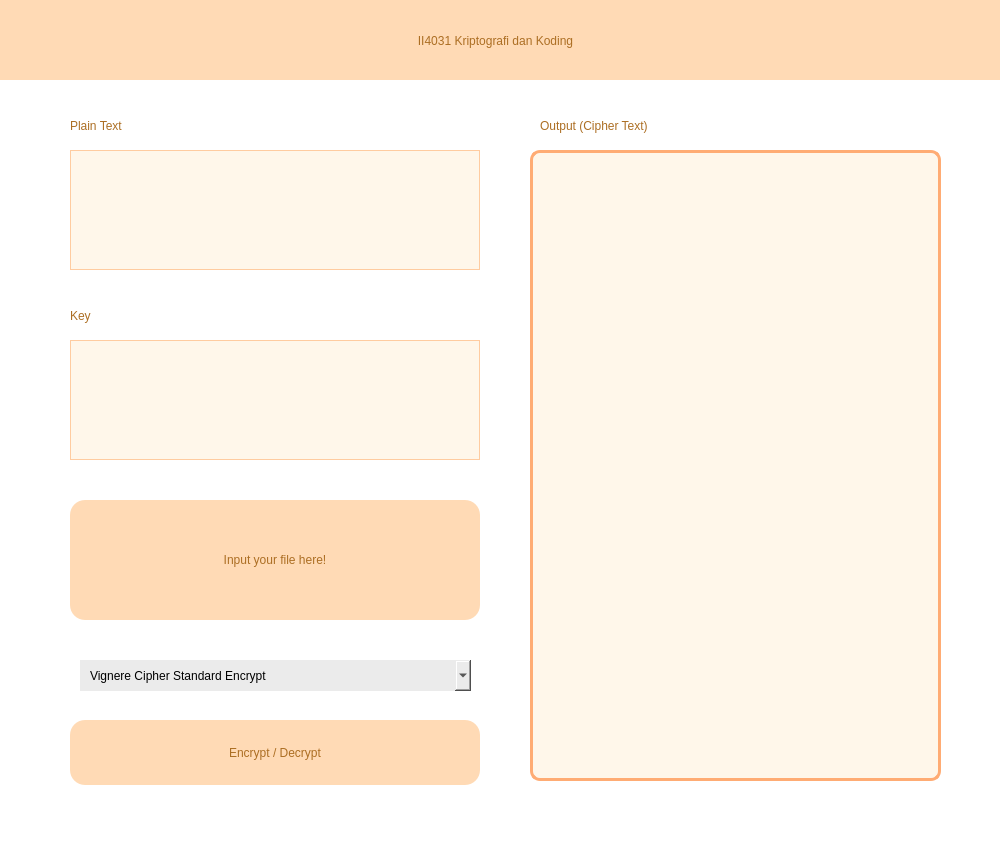
<?xml version="1.0" encoding="UTF-8"?>
<ui version="4.0">
 <class>MainWindow</class>
 <widget class="QMainWindow" name="MainWindow">
  <property name="geometry">
   <rect>
    <x>0</x>
    <y>0</y>
    <width>1000</width>
    <height>850</height>
   </rect>
  </property>
  <property name="windowTitle">
   <string>MainWindow</string>
  </property>
  <property name="styleSheet">
   <string notr="true">background-color: #ffffff</string>
  </property>
  <widget class="QWidget" name="centralwidget">
   <widget class="QPlainTextEdit" name="outputTextArea">
    <property name="geometry">
     <rect>
      <x>530</x>
      <y>150</y>
      <width>411</width>
      <height>631</height>
     </rect>
    </property>
    <property name="styleSheet">
     <string notr="true">QPlainTextEdit{
	border: 3px solid #ffac74;
	border-radius: 10px; 
	color: #ac6e23;
	background-color: #fff7ea;
	padding-left: 5px;
	font: 14pt &quot;MS Shell Dlg 2&quot;;
}
</string>
    </property>
    <property name="plainText">
     <string/>
    </property>
   </widget>
   <widget class="QLabel" name="label_3">
    <property name="geometry">
     <rect>
      <x>540</x>
      <y>110</y>
      <width>251</width>
      <height>31</height>
     </rect>
    </property>
    <property name="styleSheet">
     <string notr="true">color: #ac6e23;
font: 550 14pt &quot;MS Shell Dlg 2&quot;;</string>
    </property>
    <property name="text">
     <string>Output (Cipher Text)</string>
    </property>
   </widget>
   <widget class="QWidget" name="widget" native="true">
    <property name="geometry">
     <rect>
      <x>0</x>
      <y>0</y>
      <width>1000</width>
      <height>80</height>
     </rect>
    </property>
    <property name="styleSheet">
     <string notr="true">QWidget{
	background-color: #ffdab5;
}
</string>
    </property>
    <widget class="QLabel" name="label">
     <property name="geometry">
      <rect>
       <x>280</x>
       <y>20</y>
       <width>431</width>
       <height>41</height>
      </rect>
     </property>
     <property name="styleSheet">
      <string notr="true">color: #ac6e23;
font: 500 18pt &quot;MS Shell Dlg 2&quot;;</string>
     </property>
     <property name="text">
      <string>II4031 Kriptografi dan Koding</string>
     </property>
     <property name="alignment">
      <set>Qt::AlignCenter</set>
     </property>
    </widget>
   </widget>
   <widget class="QPlainTextEdit" name="textInput">
    <property name="geometry">
     <rect>
      <x>70</x>
      <y>150</y>
      <width>410</width>
      <height>120</height>
     </rect>
    </property>
    <property name="styleSheet">
     <string notr="true">QPlainTextEdit{
	font: 10pt &quot;MS Shell Dlg 2&quot;;
	border: 1px solid #ffcca0;
	color: #ac6e23;
	background-color: #fff7ea;
	padding: 10px;
}

QPlainTextEdit:hover {
	border: 3px solid #ffac74;
}
</string>
    </property>
    <property name="plainText">
     <string/>
    </property>
   </widget>
   <widget class="QPushButton" name="inputBut">
    <property name="geometry">
     <rect>
      <x>70</x>
      <y>500</y>
      <width>410</width>
      <height>120</height>
     </rect>
    </property>
    <property name="autoFillBackground">
     <bool>false</bool>
    </property>
    <property name="styleSheet">
     <string notr="true">QPushButton {
	font: 500 20pt &quot;MS Shell Dlg 2&quot;;
	border: #ac6e23;
	border-left 2px solid transparent;
	border-radius: 15px; 
	background-color: #ffdab5;
	color: #ac6e23;
}

QPushButton:hover {
	background-color: #ffac74;
}

QPushButton:pressed {
	background-color: #e69b69;
	color: #fff;
}
</string>
    </property>
    <property name="text">
     <string>Input your file here!</string>
    </property>
   </widget>
   <widget class="QComboBox" name="cipheroption">
    <property name="geometry">
     <rect>
      <x>80</x>
      <y>660</y>
      <width>391</width>
      <height>31</height>
     </rect>
    </property>
    <property name="styleSheet">
     <string notr="true">QComboBox{
	background-color: #ebebeb;
	font: 75 10pt &quot;MS Shell Dlg 2&quot;;
	padding-left: 10px;
	border: none;
}
</string>
    </property>
    <item>
     <property name="text">
      <string>Vignere Cipher Standard Encrypt</string>
     </property>
    </item>
    <item>
     <property name="text">
      <string>Vignere Cipher Standard Decrypt</string>
     </property>
    </item>
    <item>
     <property name="text">
      <string>Full Vignere Cipher Encrypt</string>
     </property>
    </item>
    <item>
     <property name="text">
      <string>Full Vignere Cipher Decrypt</string>
     </property>
    </item>
    <item>
     <property name="text">
      <string>Auto Key Vignere Cipher Encrypt</string>
     </property>
    </item>
    <item>
     <property name="text">
      <string>Auto Key Vignere Cipher Decrypt</string>
     </property>
    </item>
    <item>
     <property name="text">
      <string>Extended Vignere Cipher Encrypt</string>
     </property>
    </item>
    <item>
     <property name="text">
      <string>Extended Vignere Cipher Decrypt</string>
     </property>
    </item>
    <item>
     <property name="text">
      <string>Playfair Cipher Encrypt</string>
     </property>
    </item>
    <item>
     <property name="text">
      <string>Playfair Cipher Decrypt</string>
     </property>
    </item>
    <item>
     <property name="text">
      <string>Affine Cipher Encrypt</string>
     </property>
    </item>
    <item>
     <property name="text">
      <string>Affine Cipher Decrypt</string>
     </property>
    </item>
    <item>
     <property name="text">
      <string>Hill Cipher Encrypt</string>
     </property>
    </item>
    <item>
     <property name="text">
      <string>Hill Cipher Decrypt</string>
     </property>
    </item>
   </widget>
   <widget class="QLabel" name="label_2">
    <property name="geometry">
     <rect>
      <x>70</x>
      <y>110</y>
      <width>131</width>
      <height>31</height>
     </rect>
    </property>
    <property name="styleSheet">
     <string notr="true">color: #ac6e23;
font: 550 14pt &quot;MS Shell Dlg 2&quot;;</string>
    </property>
    <property name="text">
     <string>Plain Text</string>
    </property>
   </widget>
   <widget class="QPushButton" name="cryptBut">
    <property name="geometry">
     <rect>
      <x>70</x>
      <y>720</y>
      <width>410</width>
      <height>65</height>
     </rect>
    </property>
    <property name="styleSheet">
     <string notr="true">QPushButton {
	font: 700 11pt &quot;MS Shell Dlg 2&quot;;
	border: none;
	border-left 2px solid transparent;
	border-radius: 15px; 
	background-color: #ffdab5;
	color: #ac6e23;
}

QPushButton:hover {
	background-color: #ffac74;
}

QPushButton:pressed {
	background-color: #e69b69;
	color: #fff;
}
</string>
    </property>
    <property name="text">
     <string>Encrypt / Decrypt</string>
    </property>
   </widget>
   <widget class="QLabel" name="label_4">
    <property name="geometry">
     <rect>
      <x>70</x>
      <y>300</y>
      <width>121</width>
      <height>31</height>
     </rect>
    </property>
    <property name="styleSheet">
     <string notr="true">color: #ac6e23;
font: 550 14pt &quot;MS Shell Dlg 2&quot;;</string>
    </property>
    <property name="text">
     <string>Key</string>
    </property>
   </widget>
   <widget class="QPlainTextEdit" name="keyInput">
    <property name="geometry">
     <rect>
      <x>70</x>
      <y>340</y>
      <width>410</width>
      <height>120</height>
     </rect>
    </property>
    <property name="styleSheet">
     <string notr="true">QPlainTextEdit{
	font: 10pt &quot;MS Shell Dlg 2&quot;;
	border: 1px solid #ffcca0;
	color: #ac6e23;
	background-color: #fff7ea;
	padding: 10px;
}

QPlainTextEdit:hover {
	border: 3px solid #ffac74;
}
</string>
    </property>
    <property name="plainText">
     <string/>
    </property>
   </widget>
  </widget>
  <widget class="QMenuBar" name="menubar">
   <property name="geometry">
    <rect>
     <x>0</x>
     <y>0</y>
     <width>1000</width>
     <height>26</height>
    </rect>
   </property>
  </widget>
  <widget class="QStatusBar" name="statusbar"/>
 </widget>
 <resources/>
 <connections/>
</ui>
